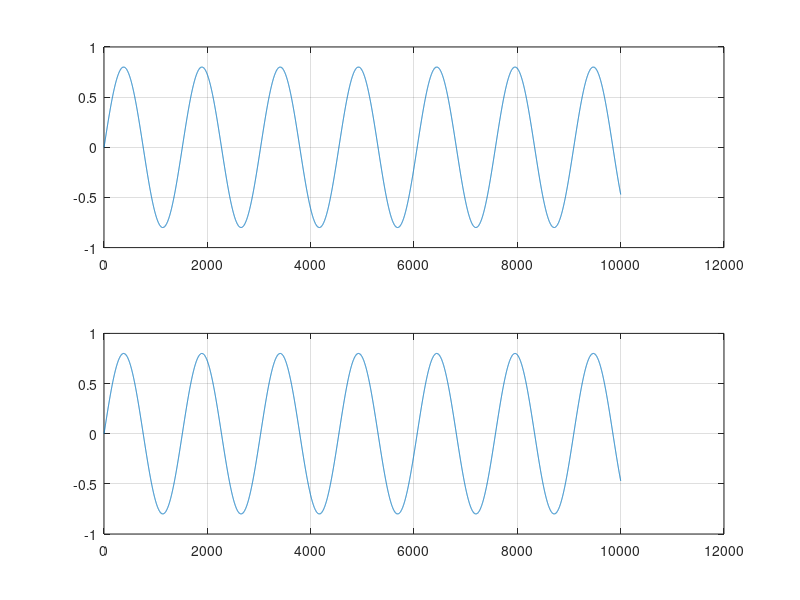

Recreate this plot in MATLAB.
f=0.33;
t=0:0.002:20;
A=0.8
y=A*sin(2*pi*f*t);
y_mono=zeros(size(y));
subplot(2,1,1);
plot(y);
grid
for n=1:20;
    if y(n)>0
        y_mono(n)=y(n);
    else y(n)<=0
            y_mono(n)=0.0;
    end
         
end


subplot(2,1,2)
plot(y)
grid on;

